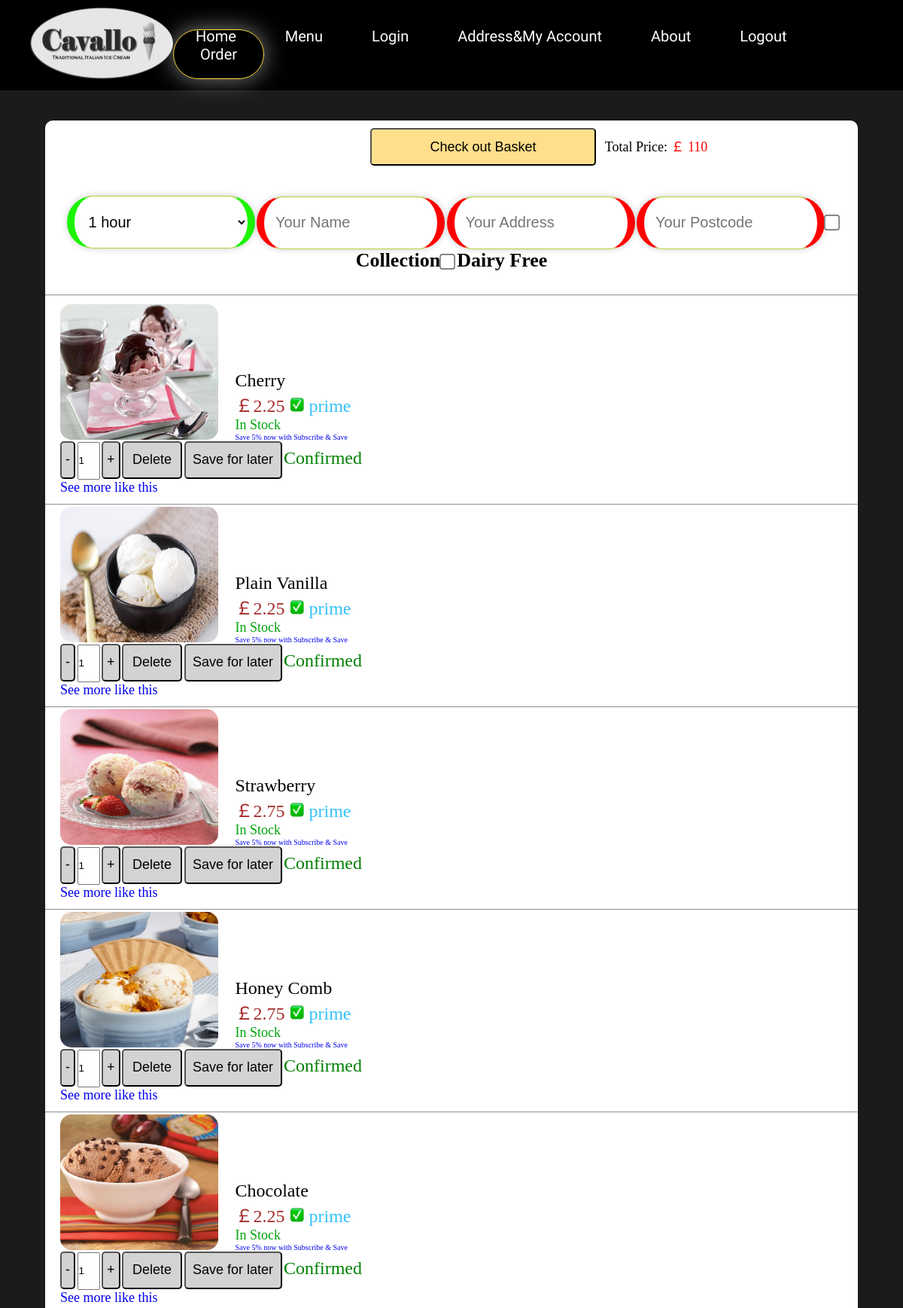
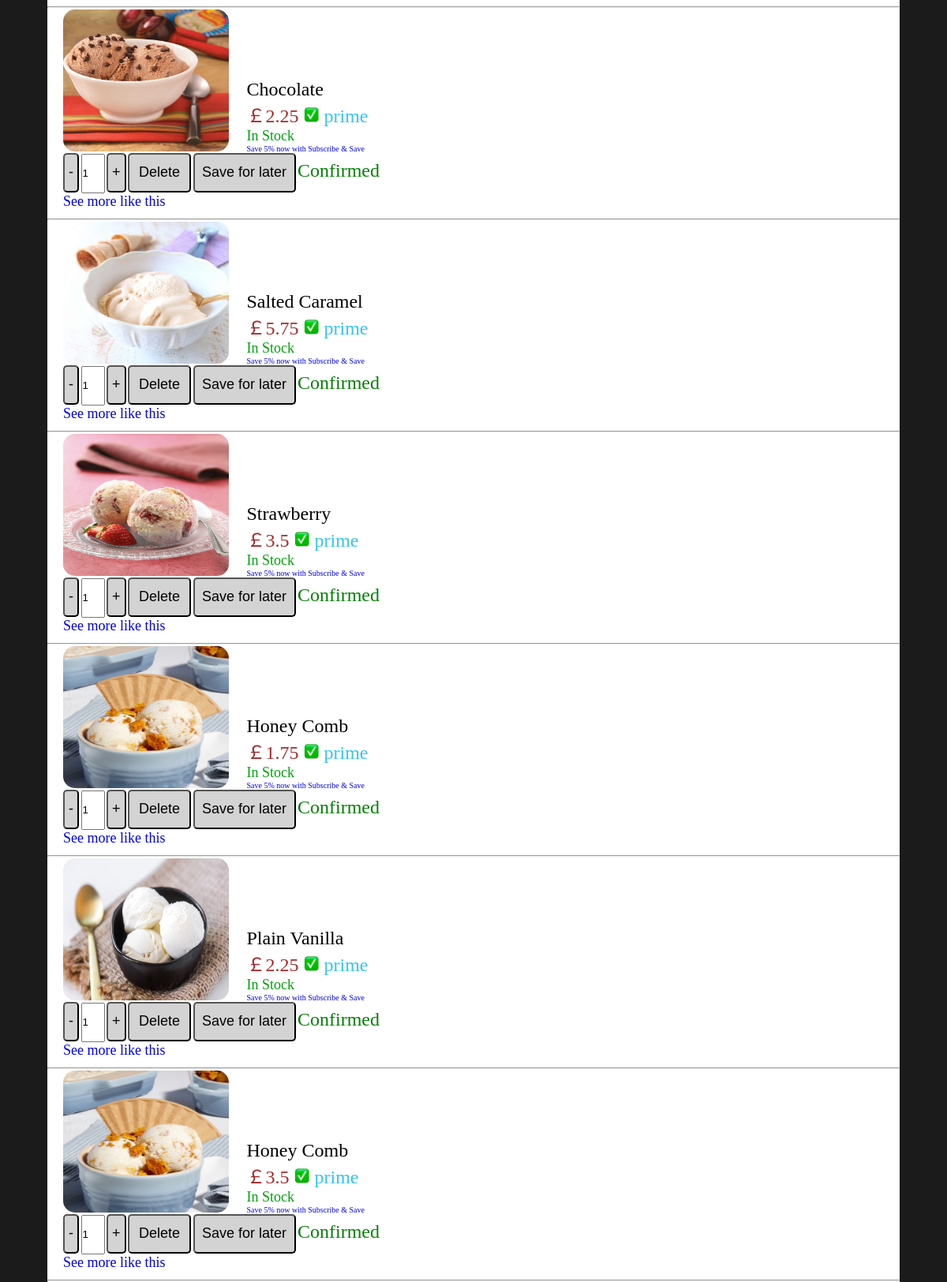
Page /front/order.php (signed in, upper part) on the committed database (2 pictures, top to bottom).
### tables this page shows
CREATE TABLE `ice_order` (
  `id` int(11) NOT NULL AUTO_INCREMENT,
  `product` varchar(255) NOT NULL,
  `price` double DEFAULT NULL,
  `desc` varchar(255) DEFAULT NULL,
  `size` varchar(50) DEFAULT NULL,
  `time` datetime DEFAULT NULL,
  `ispay` int(11) DEFAULT NULL,
  `customer_name` varchar(255) DEFAULT NULL,
  `dispatch` varchar(255) DEFAULT NULL,
  `phone` varchar(255) DEFAULT NULL,
  `count` int(11) DEFAULT NULL,
  `updated_at` datetime DEFAULT NULL,
  `created_at` datetime DEFAULT NULL,
  `dairy_free` int(11) DEFAULT NULL,
  PRIMARY KEY (`id`)
);

### front/order.php (the view, shortened to what this page needs)
<!DOCTYPE HTML>
	<html>
	<head>
		<link rel="stylesheet" href="cavallo.css?id=1233415" type="text/css" />
	</head>
	<body>
	<section class="header" style="height: 20vh">
		<nav class="navbar">
			<div class="navbar-box">
				<div class="logo1"><img src="Cavallo_logo.png"/></div>
			</div>
			<ul class="navbar-list">
				<li class="navbar-item">
					<a href="cavallo.php" class="navbar-link">Home</a>
				</li>
				<li class="navbar-item">
					<a href="cavallo.php#Menu" class="navbar-link">Menu</a>
				</li>
				<li class="navbar-item">
					<a href="login.php" class="navbar-link">Login</a>
				</li>
				<li class="navbar-item">
					<a href="cavallo.php#Address" class="navbar-link">Address&My Account</a>
				</li>
				<li class="navbar-item">
					<a href="about.php" class="navbar-link">About</a>
				</li>
				<li class="navbar-item">
					<a href="logout.php" class="navbar-link">Logout</a>
				</li>
				<li class="navbar-item">
					<a href="#" class="navbar-link-Order">Order</a>
				</li>
			</ul>
		</nav>
    </section>
    <section class= "orderList">
        <div class="orderListContent">
            <div class="a-tab">
                <button class="tab-button" onclick="checkAll()">Check out Basket</button>
								&nbsp;&nbsp;<span style='font-size:large;'> Total Price: </span>
								<?php
								include "db.php";
								if (isset($_SESSION['username'])) {
									$sql0 = "select sum(price*count)as pric from ice_order where customer_name='".$_SESSION['username']."'";
									$retrieve_feed_result0 = $conn->query($sql0);
									$result0 = $retrieve_feed_result0->fetch_all();
									echo "<span style='font-size:large;color:red;'>￡ ".$result0[0][0]."</span>";
								}
								?>
								<br>
								<form class="form" id="mustin">
									<select style="display:inline;width:250px;" class="input" id="arrive">
										<option>1 hour</option>
									</select>
										<input style="display:inline;width:250px;" type="text" class="input" id="name" placeholder="Your Name" required name="name">
										<input style="display:inline;width:250px;" type="tel" class="input" id="address" name="address" placeholder="Your Address"
										required>
										<input style="display:inline;width:250px;" type="tel" class="input" id="postcode" name="postcode" placeholder="Your Postcode"
										required>
										<h2 style="display: inline"> <input style="font-size:x-large;transform: scale(1.6,1.6);" id="collection" name="collection" type="checkbox"/> Collection</h2>
										<h2 style="display: inline"> <input style="font-size:x-large;transform: scale(1.6,1.6);" id="dairy_free" name="dairy_free" type="checkbox"/> Dairy Free</h2>
								</form>
                <hr>
								<?php
					if (isset($_SESSION['username'])) {
							$sql = "select id, dispatch,price,time,ispay,product,count from ice_order where customer_name='".$_SESSION['username']."' order by time desc";
							$retrieve_feed_result = $conn->query($sql);
							$result = $retrieve_feed_result->fetch_all();
							foreach ($result as $key=> $value) {
								echo '<br><div class="product">
										<img class="product-img" src="'.str_replace("and","" , str_replace(" ", "", $value[5])).'.jpg">
										<div class="description">
											<div class="product-title">'.$value[5].'</div>
											<div class="product-price">￡'.$value[2].' <img src="yes.png" style="width:20px;">&nbsp;<span style="color: rgb(51, 194, 247)">prime</span></div>
											<div class="product-price-info">In Stock</div>
																	<div class="tab-link"><a href="#">Save 5% now with Subscribe & Save</a></div>
										</div>
										<div class="option-area">
											<button class="option-btn option-num" onclick="des('.$value[0].')">&nbsp;-&nbsp;</button>
											<input class="option-input" type="text" readonly value="'.$value[6].'" id="product-'.$value[0].'-count">
											<button class="option-btn option-num" onclick="asc('.$value[0].')">&nbsp;+&nbsp;</button>
											<button class="option-btn" style="width:80px" onclick="del('.$value[0].')">Delete</button>
											<button class="option-btn" style="width:130px" onclick="save('.$value[0].')">Save for later</button>
											';
											if ($value[4] == 1 || $value[4] == true || $value[4]== '1') {
												echo "<a href='./confirm.php?id=".$value[0]."&price=".$value[2]."'
													class='option-btn c-btn' style='pointer-events:none;'>Confirmed</a>";
											} else {
												echo "<a href='#' class='option-btn c-btn' onclick='confirm(".$value[0].", ".$value[2].")'>Confirm</a>";
											}
											echo '<br>
											<a href="#" style="text-decoration: none;font-size:large;">See more like this</a>
											<br>
										</div>
										<br><br>
										<hr>
									</div>';
							}
						}
	              ?>
								<br>
            </div>
        </div>
    </section>
	</body>
	</html>

### front/cavallo.css (style rules this page uses)
* { padding: 0 0 0 0; margin: 0 0 0 0; box-sizing: border-box; }
html { font-size: 62.5%; }
body { background-color: rgb(27,27,27); overflow-x:hidden; }
.header { height:90vh; position: relative; }
.navbar { font-family: 'Balsamiq Sans', cursive , san-serif; height: 120px; width:100%; background-color:black; display: flex; justify-content: space-between; align-items: center; padding: 0 40px; z-index:10; position: fixed; }
.navbar-box { display: flex; align-items: center; font-size: 2rem; color:white; }
.logo1 { padding-right: 5%; }
.logo1 img { width: 190px; height: 95px }
.navbar-list { list-style: none; font-size: 2rem; }
.navbar-item { display: inline-block; }
.navbar-link:visited, .navbar-link:link { text-decoration:none; color:white; padding: 3rem; transition: all .5s ease; }
.navbar-link-Order:visited, .navbar-link-Order:link { text-decoration: none; color:white; padding: 2rem 3.5rem; border: 1px solid #fedc3d; border-radius: 200px; box-shadow: 0 0 3rem rgba(255,255,255, .5); transition: all .4s ease; }
.form { width: 100%; text-align: center; padding: 3rem 0; }
.input { width:95%; outline:none; border:1px solid #b2d338; background-color: #fff; height: 7rem; font-size: 2rem; border-radius: 1000px; text-indent: 5px; box-shadow: 0 0 1rem rgba(0,0,0,.2); padding: 1rem; transition: all .6s ease; }
.input:valid { border-left: 10px solid #1cf404; border-right: 10px solid #1cf404; }
.input:invalid { border-left: 10px solid #ff0000; border-right: 10px solid #ff0000; }
h2 { font-weight:600; font-size: 2.6rem; padding-bottom: 1.75rem; }
.orderListContent { height: auto; width: 100%; display: flex; justify-content: center; border-radius: 10px; }
.a-tab { width: 90%; border-top-left-radius:10px; border-top-right-radius:10px; border-bottom-left-radius:10px; border-bottom-right-radius:10px; background-color: #fff; }
.tab-button { margin-left:40%; margin-top: 10px; margin-bottom: 10px; background-color: rgb(255, 223, 140); height: 50px; width: 300px; border-top-left-radius:5px; border-top-right-radius:5px; border-bottom-left-radius:5px; border-bottom-right-radius:5px; font-size: large; }
.product { display: inline-block; width: 100%; text-align: left; }
.product-img { margin-left: 20px; height: 180px; width: 210px; display: inline-block; border-top-left-radius:15px; border-top-right-radius:15px; border-bottom-left-radius:15px; border-bottom-right-radius:15px; }
.description { display: inline-block; text-align: left; width: 700px; margin-left: 20px; }
.product-title { font-size: x-large; }
.product-price { color: brown; font-size: x-large; }
.option-area { display: inline-block; width: 600px; margin-left: 20px; }
.option-btn { background-color: lightgray; border-top-left-radius:5px; border-top-right-radius:5px; border-bottom-left-radius:5px; border-bottom-right-radius:5px; height: 50px; font-size: large; text-decoration: none; }
.option-input { width: 30px; height: 50px; }
.product-price-info { color: rgb(0, 162, 11); font-size: large; }
.tab-link a { text-decoration: none; }
.c-btn { color: green; background: #fff; font-size: x-large; }

### rows in the picture
ice_order: product (picture), product "Cherry", price "2.25", count "1"
ice_order: product "Plain Vanilla", price "2.25", count "1"
ice_order: product (picture), product "Strawberry", price "2.75", count "1"
ice_order: product "Honey Comb", price "2.75", count "1"
ice_order: product (picture), product "Chocolate", price "2.25", count "1"
ice_order: product (picture), product "Chocolate", price "2.25", count "1"
ice_order: shows a picture, product "Salted Caramel", price "5.75", count "1"
ice_order: product (picture), product "Strawberry", price "3.5", count "1"
ice_order: product "Honey Comb", price "1.75", count "1"
ice_order: product "Plain Vanilla", price "2.25", count "1"
ice_order: product "Honey Comb", price "3.5", count "1"

### other values in the picture
$result0[0][0] "110"
